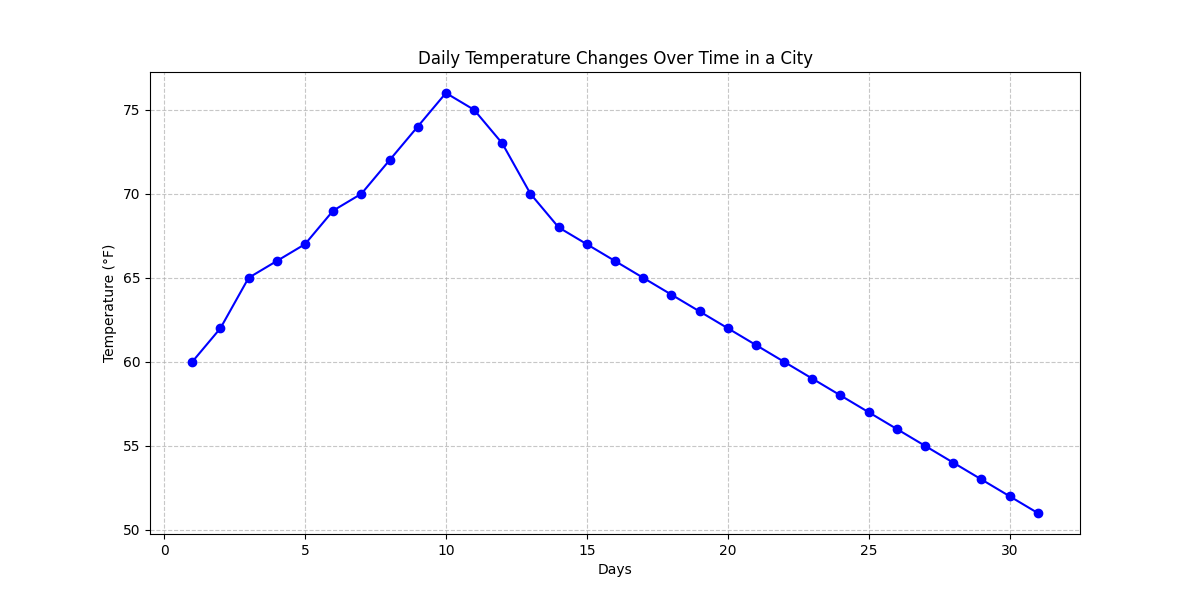

This figure's Python source:
import matplotlib.pyplot as plt

# Days and new temperature data
days = list(range(1, 32))
new_temperature = [60, 62, 65, 66, 67, 69, 70, 72, 74, 76, 75, 73, 70, 68, 67, 66, 65, 64, 63, 62, 61, 60, 59, 58, 57, 56, 55, 54, 53, 52, 51]

# Creating the line chart
plt.figure(figsize=(12, 6))
plt.plot(days, new_temperature, marker='o', linestyle='-', color='b')

# Set the labels and title
plt.xlabel('Days')  # Label for x-axis
plt.ylabel('Temperature (°F)')  # Label for y-axis
plt.title('Daily Temperature Changes Over Time in a City')  # Title of the chart

# Add grid lines for better readability
plt.grid(True, linestyle='--', alpha=0.7)

# Display the chart
plt.show()
